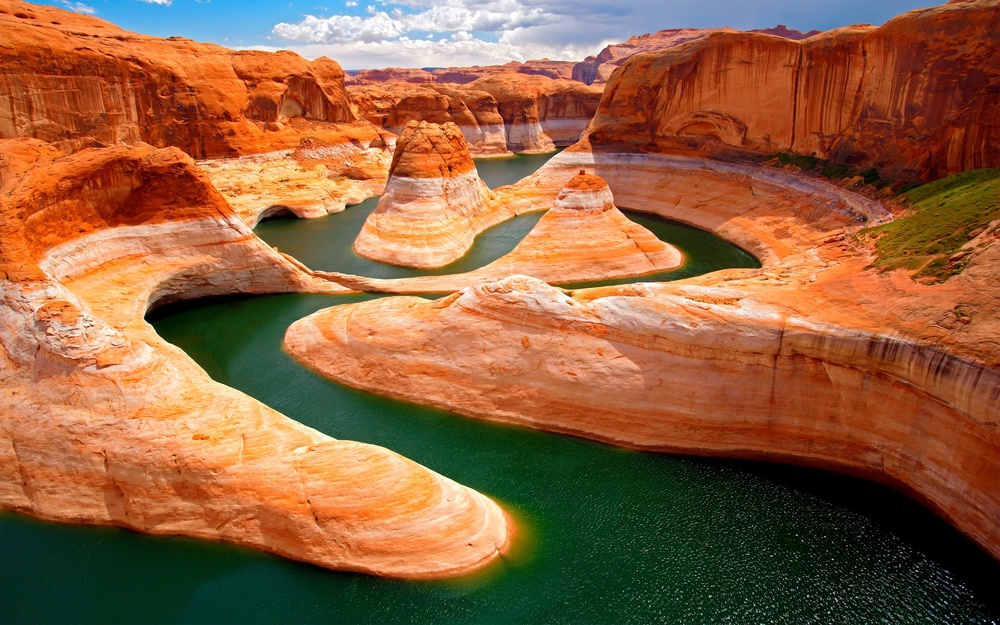
%> input picture MATLAB/Aerial04.jpg, 1000 x 625 px, shrunk from 3104 x 1940 before the run
$ octave FiltrosEspaciales.m   (GNU Octave 9; MATLAB toolbox functions it lacks are replaced by stand-ins)
%> lines starting %> are read from the running program, lines starting %| are printed output that depends on the picture
% Se lee la imagen
I = imread('Aerial04.jpg');
%> I is the input picture: size 625x1000x3 uint8; mean R, G, B 145, 97, 63.2

% Convertir la imagen a escala de grises
I_gray = rgb2gray(I);
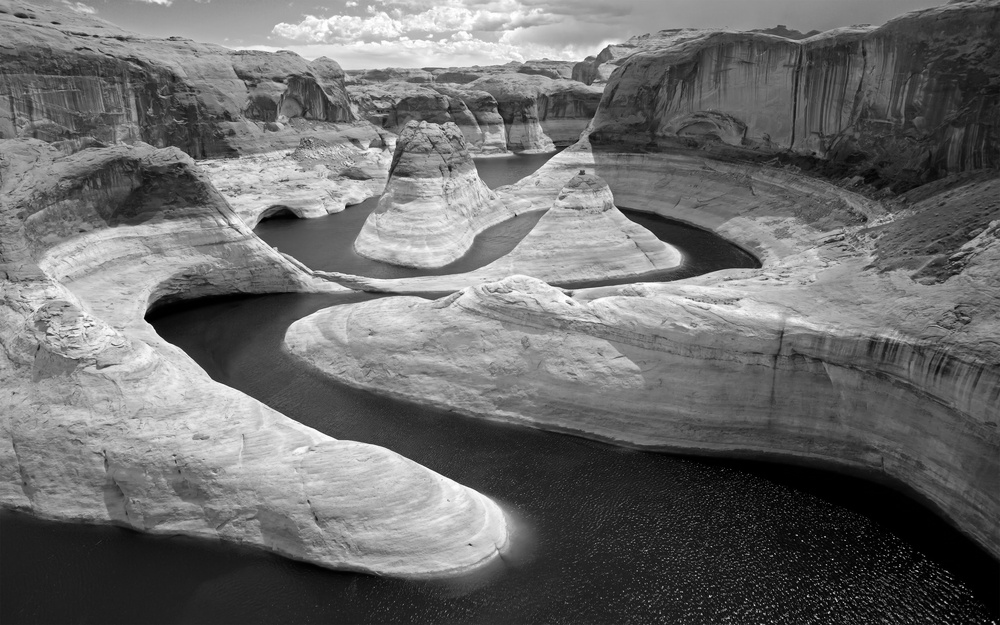
%> I_gray: size 625x1000 uint8; min 0, max 255, mean 107.5

% Se le agrega ruido a la imagen en escala de grises
J = imnoise(I_gray, 'gaussian', 0.25);
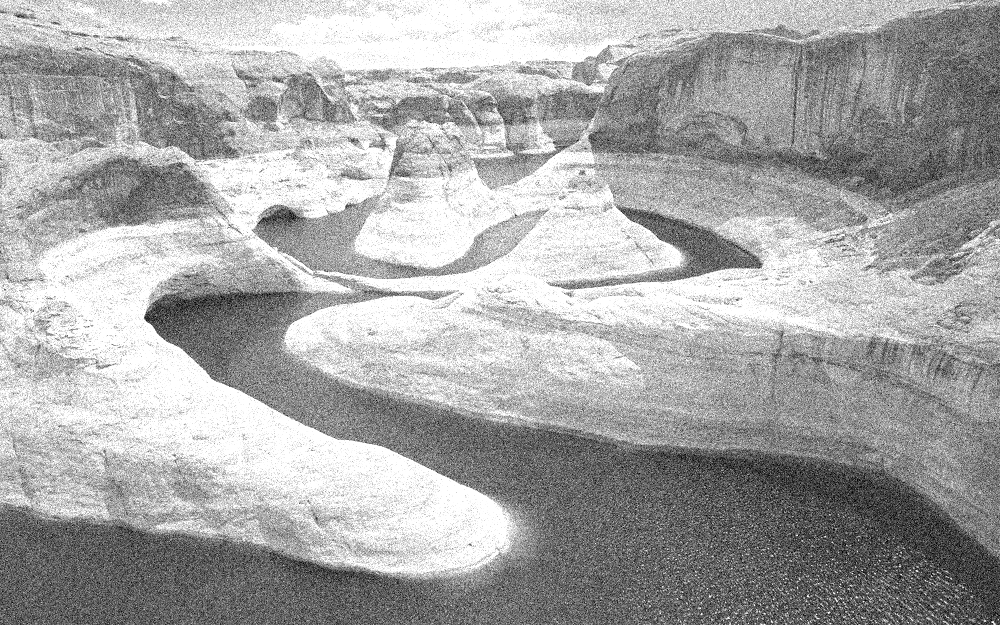
%> J: size 625x1000 uint8; min 0, max 255, mean 167.6

% Crear un arreglo de filtros a aplicar
filters = {
    lowPassBlockFilterGenerator(5), ...  % Filtro paso bajo 5x5
    binomialFilterGenerator(5), ...        % Filtro binomial
    secondDerivativeBinomialFilterGenerator(5), ...  % Filtro de Laplaciano
    firstDerivativeBinomialFilterGenerator(5) ...    % Filtro gaussiano de primera derivada
};

function filter = lowPassBlockFilterGenerator(N)
    % Crea un filtro de paso bajo de tamaño NxN
    filter = ones(N) / (N * N);
end

function f = binomialFilterGenerator(size)
    % Crea un filtro binomial de tamaño 'size x size'
    if mod(size, 2) == 0
        error('El tamaño del filtro debe ser impar.');
    end

    % Calcular los coeficientes del filtro binomial
    coeff = zeros(1, size);
    for i = 0:size-1
        coeff(i+1) = nchoosek(size-1, i);
    end
    coeff = coeff / sum(coeff); % Normalizar

    f = coeff' * coeff; % Producto exterior
end

function filter = firstDerivativeBinomialFilterGenerator(size)
    if mod(size, 2) == 0
        error('Tamaño de filtro incorrecto');
    end

    binomialCoefficients = zeros(1, size);
    for k = 0:size-1
        binomialCoefficients(k+1) = nchoosek(size-1, k);
    end

    % Normalizar
    binomialCoefficients = binomialCoefficients / sum(binomialCoefficients);

    % Primera derivada
    filter = zeros(1, size);
    for i = 1:size
        if i < (size + 1) / 2
            filter(i) = -binomialCoefficients(i);
        else
            filter(i) = binomialCoefficients(i);
        end
    end
end

function filter = secondDerivativeBinomialFilterGenerator(size)
    if mod(size, 2) == 0
        error('El tamaño del filtro debe ser impar.');
    end

    % Crear un vector de Gauss 1D
    x = -floor(size/2):floor(size/2);
    binomialCoeffs = binomialCoefficients(size-1);
    filter = -x.^2 .* binomialCoeffs;  % Segunda derivada

    % Normalizar el filtro
    filter = filter / sum(abs(filter));

    % Convertir a 2D
    filter = filter' * filter;
end

function coeffs = binomialCoefficients(n)
    % Calcular los coeficientes binomiales
    coeffs = zeros(1, n + 1);
    for k = 0:n
        coeffs(k + 1) = nchoosek(n, k);
    end
    coeffs = coeffs / sum(coeffs);  % Normalizar
end

% Aplicar los filtros a la imagen original y a la imagen ruidosa
for i = 1:length(filters)
    filter = filters{i};

    % Difuminar la imagen original
    blurredImageWithoutNoise = imageConvolver(I_gray, filter);
    figure, imshow(blurredImageWithoutNoise);
    title(['Blurred Image without Noise - Filter ', num2str(i)]);

    % Difuminar la imagen con ruido
    blurredImageWithNoise = imageConvolver(J, filter);
    figure, imshow(blurredImageWithNoise);
    title(['Blurred Image with Noise - Filter ', num2str(i)]);
end

function filter = prewittFilterGenerator(direction)
    if direction == 'x'
        filter = [-1, 0, 1; -1, 0, 1; -1, 0, 1];  % Filtro Prewitt en  X
    elseif direction == 'y'
        filter = [-1, -1, -1; 0, 0, 0; 1, 1, 1];  % Filtro Prewitt en  Y
    else
        error('Direction must be either ''x'' or ''y''.');
    end
end

function filter = sobelFilterGenerator(direction)
    if strcmp(direction, 'x')
        filter = [-1, 0, 1; -2, 0, 2; -1, 0, 1]; % Filtro Sobel para X
    elseif strcmp(direction, 'y')
        filter = [1, 2, 1; 0, 0, 0; -1, -2, -1]; % Filtro Sobel para Y
    else
        error('Direccion invalida');
    end
end

function sharpened = unsharpMasking(original, blurred)
    mascara = original - blurred;

    sharpened = original + mascara;

    % Normalizar
    sharpened = uint8(min(max(sharpened, 0), 255));
end

function outputImage = imageConvolver(inputImage, filter)
    % Aplica un filtro a la imagen de entrada utilizando la convolución
    % inputImage: imagen de entrada (grayscale)
    % filter: filtro a aplicar (matriz)

    % Realiza la convolución
    outputImage = conv2(double(inputImage), filter, 'same');

    % Asegúrate de que el resultado sea una imagen de tipo uint8
    outputImage = uint8(outputImage);
end


% Aquí comienzan las líneas que guardan las imágenes

% Guardar imágenes filtradas con diferentes filtros
imwrite(imageConvolver(I_gray, lowPassBlockFilterGenerator(3)), "3x3LowPassOriginal.jpg");
imwrite(imageConvolver(J, lowPassBlockFilterGenerator(3)), "3x3LowPassNoisy.jpg");
imwrite(imageConvolver(I_gray, lowPassBlockFilterGenerator(7)), "7x7LowPassOriginal.jpg");
imwrite(imageConvolver(J, lowPassBlockFilterGenerator(7)), "7x7LowPassNoisy.jpg");
imwrite(imageConvolver(I_gray, lowPassBlockFilterGenerator(9)), "9x9LowPassOriginal.jpg");
imwrite(imageConvolver(J, lowPassBlockFilterGenerator(9)), "9x9LowPassNoisy.jpg");
%> in imageConvolver (call 14), `outputImage = conv2(double(inputImage), filter, 'same');`:
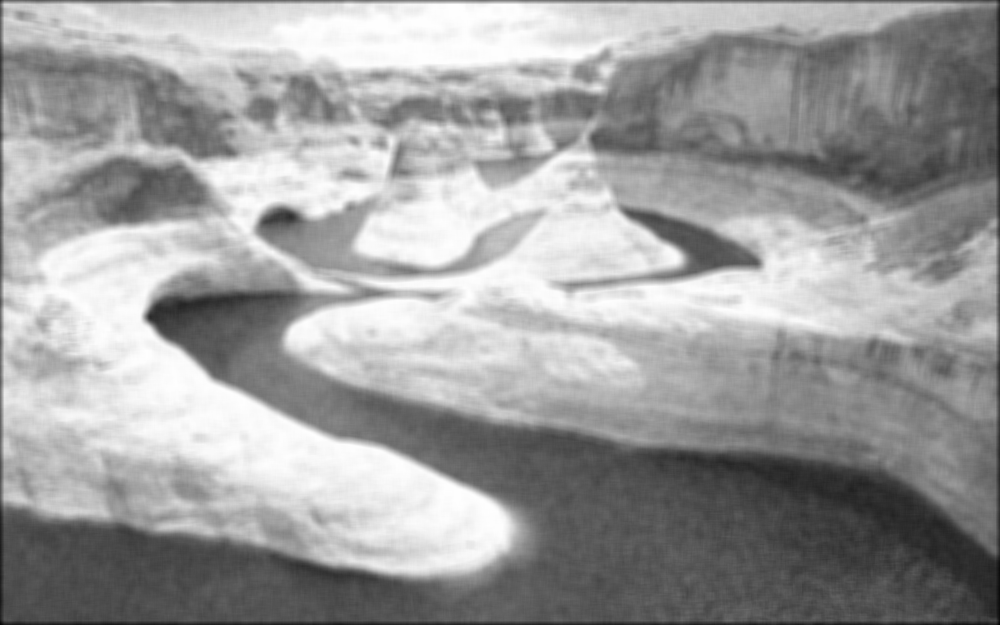
%> outputImage: size 625x1000 double; min 23.44, max 255, mean 166.7; drawn with min black and max white
imwrite(imageConvolver(I_gray, lowPassBlockFilterGenerator(11)), "11x11LowPassOriginal.jpg");
imwrite(imageConvolver(J, lowPassBlockFilterGenerator(11)), "11x11LowPassNoisy.jpg");

imwrite(imageConvolver(I_gray, binomialFilterGenerator(3)), "3x3LowPassGaussianOriginal.jpg");
imwrite(imageConvolver(J, binomialFilterGenerator(3)), "3x3LowPassGaussianNoisy.jpg");
imwrite(imageConvolver(I_gray, binomialFilterGenerator(7)), "7x7LowPassGaussianOriginal.jpg");
imwrite(imageConvolver(J, binomialFilterGenerator(7)), "7x7LowPassGaussianNoisy.jpg");
imwrite(imageConvolver(I_gray, binomialFilterGenerator(9)), "9x9LowPassGaussianOriginal.jpg");
imwrite(imageConvolver(J, binomialFilterGenerator(9)), "9x9LowPassGaussianNoisy.jpg");
imwrite(imageConvolver(I_gray, binomialFilterGenerator(11)), "11x11LowPassGaussianOriginal.jpg");
imwrite(imageConvolver(J, binomialFilterGenerator(11)), "11x11LowPassGaussianNoisy.jpg");

imwrite(imageConvolver(I_gray, [-1, 1]), "basicVerticalBorderDetectorOriginal.jpg");
%> in imageConvolver (call 25), `outputImage = conv2(double(inputImage), filter, 'same');`:
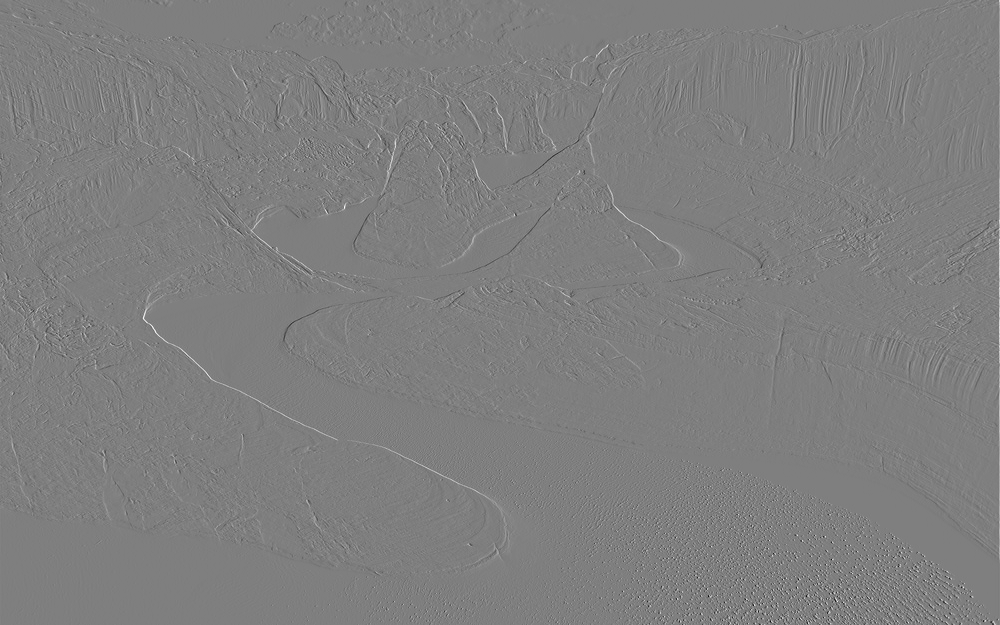
%> outputImage: size 625x1000 double; min -187, max 188, mean 0.1; drawn with min black and max white
%> in imageConvolver (call 25), `outputImage = uint8(outputImage);`:
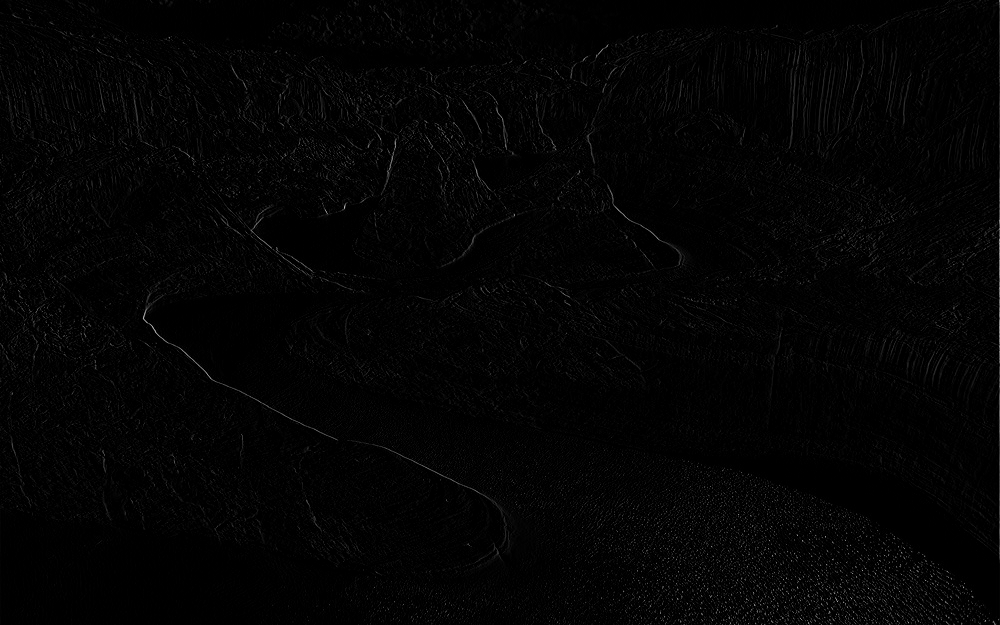
%> outputImage: size 625x1000 uint8; min 0, max 188, mean 3.6
imwrite(imageConvolver(J, [-1, 1]), "basicVerticalBorderDetectorNoisy.jpg");
%> in imageConvolver (call 26), `outputImage = uint8(outputImage);`:
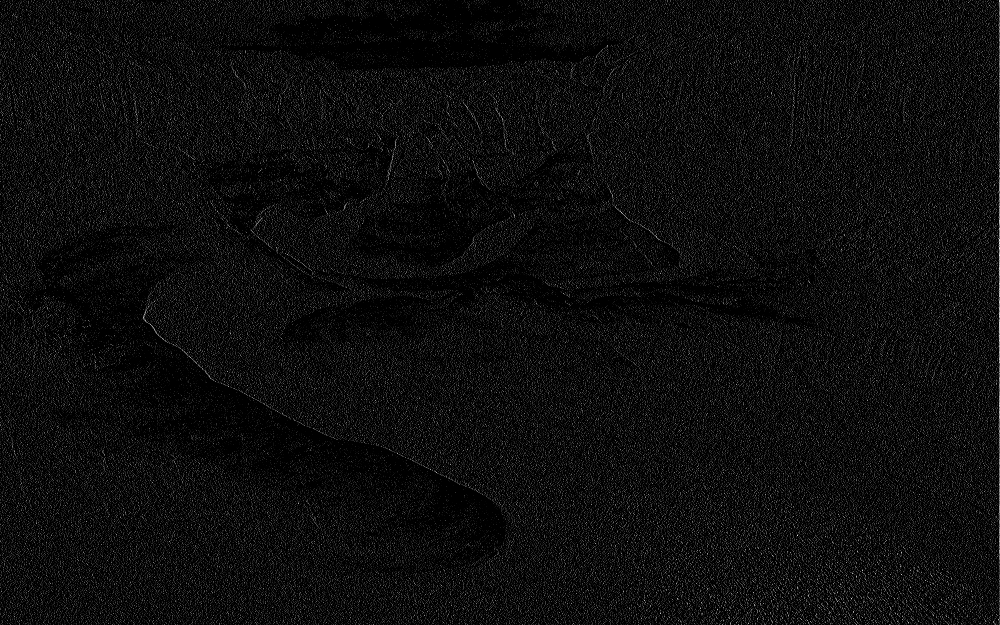
%> outputImage: size 625x1000 uint8; min 0, max 251, mean 13.3
imwrite(imageConvolver(I_gray, [-1; 1]), "basicHorizontalBorderDetectorOriginal.jpg");
%> in imageConvolver (call 27), `outputImage = conv2(double(inputImage), filter, 'same');`:
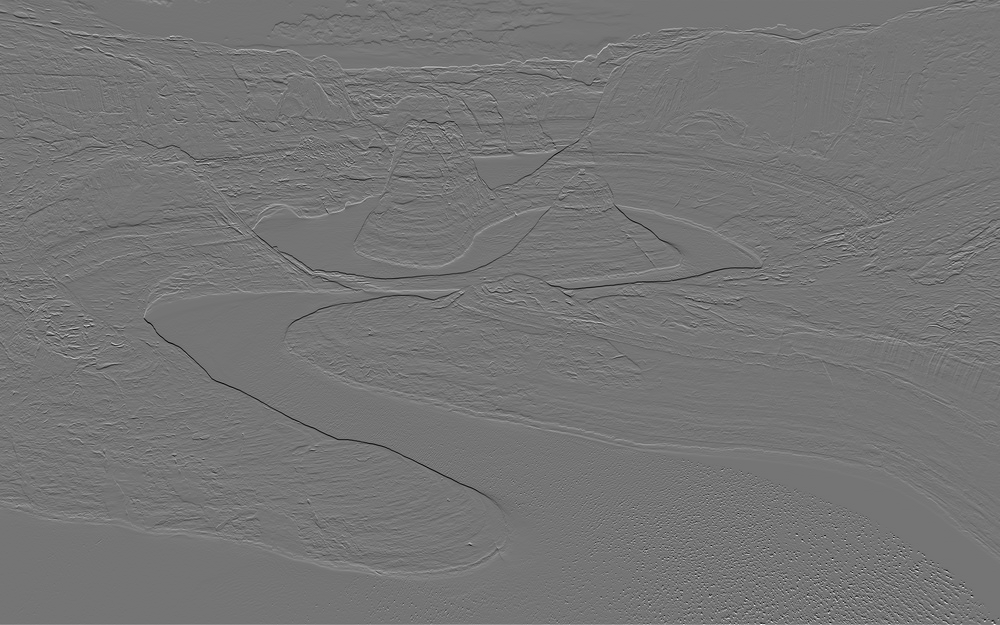
%> outputImage: size 625x1000 double; min -183, max 215, mean 0.3; drawn with min black and max white
imwrite(imageConvolver(J, [-1; 1]), "basicHorizontalBorderDetectorNoisy.jpg");

imwrite(imageConvolver(I_gray, prewittFilterGenerator('x')), "prewittXOriginal.jpg");
imwrite(imageConvolver(I_gray, prewittFilterGenerator('y')), "prewittYOriginal.jpg");
imwrite(imageConvolver(J, prewittFilterGenerator('x')), "prewittXNoisy.jpg");
imwrite(imageConvolver(J, prewittFilterGenerator('y')), "prewittYNoisy.jpg");

imwrite(imageConvolver(I_gray, sobelFilterGenerator('x')), "sobelXOriginal.jpg");
imwrite(imageConvolver(I_gray, sobelFilterGenerator('y')), "sobelYOriginal.jpg");
imwrite(imageConvolver(J, sobelFilterGenerator('x')), "sobelXNoisy.jpg");
imwrite(imageConvolver(J, sobelFilterGenerator('y')), "sobelYNoisy.jpg");

imwrite(imageConvolver(I_gray, firstDerivativeBinomialFilterGenerator(5)), "gaussianDerivativeOriginal5x5.jpg");
imwrite(imageConvolver(J, firstDerivativeBinomialFilterGenerator(5)), "gaussianDerivativeNoisy5x5.jpg");
imwrite(imageConvolver(I_gray, firstDerivativeBinomialFilterGenerator(7)), "gaussianDerivativeOriginal7x7.jpg");
imwrite(imageConvolver(J, firstDerivativeBinomialFilterGenerator(7)), "gaussianDerivativeNoisy7x7.jpg");
imwrite(imageConvolver(I_gray, firstDerivativeBinomialFilterGenerator(11)), "gaussianDerivativeOriginal11x11.jpg");
imwrite(imageConvolver(J, firstDerivativeBinomialFilterGenerator(11)), "gaussianDerivativeNoisy11x11.jpg");

laplacian3x3 = [-1, -1, -1; -1, 8, -1; -1, -1, -1];
imwrite(imageConvolver(I_gray, laplacian3x3), "3x3LaplacianOriginal.jpg");
imwrite(imageConvolver(J, laplacian3x3), "3x3LaplacianNoisy.jpg");

imwrite(imageConvolver(I_gray, secondDerivativeBinomialFilterGenerator(5)), "gaussianSecondDerivativeOriginal5x5.jpg");
imwrite(imageConvolver(J, secondDerivativeBinomialFilterGenerator(5)), "gaussianSecondDerivativeNoisy5x5.jpg");
imwrite(imageConvolver(I_gray, secondDerivativeBinomialFilterGenerator(7)), "gaussianSecondDerivativeOriginal7x7.jpg");
imwrite(imageConvolver(J, secondDerivativeBinomialFilterGenerator(7)), "gaussianSecondDerivativeNoisy7x7.jpg");
imwrite(imageConvolver(I_gray, secondDerivativeBinomialFilterGenerator(11)), "gaussianSecondDerivativeOriginal11x11.jpg");
imwrite(imageConvolver(J, secondDerivativeBinomialFilterGenerator(11)), "gaussianSecondDerivativeNoisy11x11.jpg");

imwrite(imageConvolver(I_gray, lowPassBlockFilterGenerator(5)), "5x5LowPassOriginal.jpg");
imwrite(imageConvolver(J, lowPassBlockFilterGenerator(5)), "5x5LowPassNoisy.jpg");

blurred3x3BlockOriginal = imageConvolver(I_gray, lowPassBlockFilterGenerator(3));
blurred7x7BlockOriginal = imageConvolver(I_gray, lowPassBlockFilterGenerator(7));
imwrite(unsharpMasking(I_gray, blurred3x3BlockOriginal), "unsharpBlock3x3Original.jpg");
imwrite(unsharpMasking(I_gray, blurred7x7BlockOriginal), "unsharpBlock7x7Original.jpg");

blurred3x3BlockNoisy = imageConvolver(J, lowPassBlockFilterGenerator(3));
blurred7x7BlockNoisy = imageConvolver(J, lowPassBlockFilterGenerator(7));
imwrite(unsharpMasking(J, blurred3x3BlockNoisy), "unsharpBlock3x3Noisy.jpg");
imwrite(unsharpMasking(J, blurred7x7BlockNoisy), "unsharpBlock7x7Noisy.jpg");

blurred3x3BinomialOriginal = imageConvolver(I_gray, binomialFilterGenerator(3));
blurred7x7BinomialOriginal = imageConvolver(I_gray, binomialFilterGenerator(7));
imwrite(unsharpMasking(I_gray, blurred3x3BinomialOriginal), "unsharpBinomial3x3Original.jpg");
imwrite(unsharpMasking(I_gray, blurred7x7BinomialOriginal), "unsharpBinomial7x7Original.jpg");

blurred3x3BinomialNoisy = imageConvolver(J, binomialFilterGenerator(3));
blurred7x7BinomialNoisy = imageConvolver(J, binomialFilterGenerator(7));
imwrite(unsharpMasking(J, blurred3x3BinomialNoisy), "unsharpBinomial3x3Noisy.jpg");
imwrite(unsharpMasking(J, blurred7x7BinomialNoisy), "unsharpBinomial7x7Noisy.jpg");

imwrite(imageConvolver(imageConvolver(I_gray, lowPassBlockFilterGenerator(5)), ...
    lowPassBlockFilterGenerator(3)), "5x5LowPassThenBlock3x3Original.jpg");

imwrite(imageConvolver(imageConvolver(I_gray, lowPassBlockFilterGenerator(5)), lowPassBlockFilterGenerator(7)), "5x5LowPassThenBlock7x7Original.jpg");

imwrite(imageConvolver(imageConvolver(J, lowPassBlockFilterGenerator(5)), lowPassBlockFilterGenerator(3)), "5x5LowPassThenBlock3x3Noisy.jpg");
imwrite(imageConvolver(imageConvolver(J, lowPassBlockFilterGenerator(5)), lowPassBlockFilterGenerator(7)), "5x5LowPassThenBlock7x7Noisy.jpg");

imwrite(imageConvolver(imageConvolver(I_gray, lowPassBlockFilterGenerator(5)), binomialFilterGenerator(3)), "5x5LowPassThenBinomial3x3Original.jpg");
imwrite(imageConvolver(imageConvolver(I_gray, lowPassBlockFilterGenerator(5)), binomialFilterGenerator(7)), "5x5LowPassThenBinomial7x7Original.jpg");

imwrite(imageConvolver(imageConvolver(J, lowPassBlockFilterGenerator(5)), binomialFilterGenerator(3)), "5x5LowPassThenBinomial3x3Noisy.jpg");
imwrite(imageConvolver(imageConvolver(J, lowPassBlockFilterGenerator(5)), binomialFilterGenerator(7)), "5x5LowPassThenBinomial7x7Noisy.jpg");
